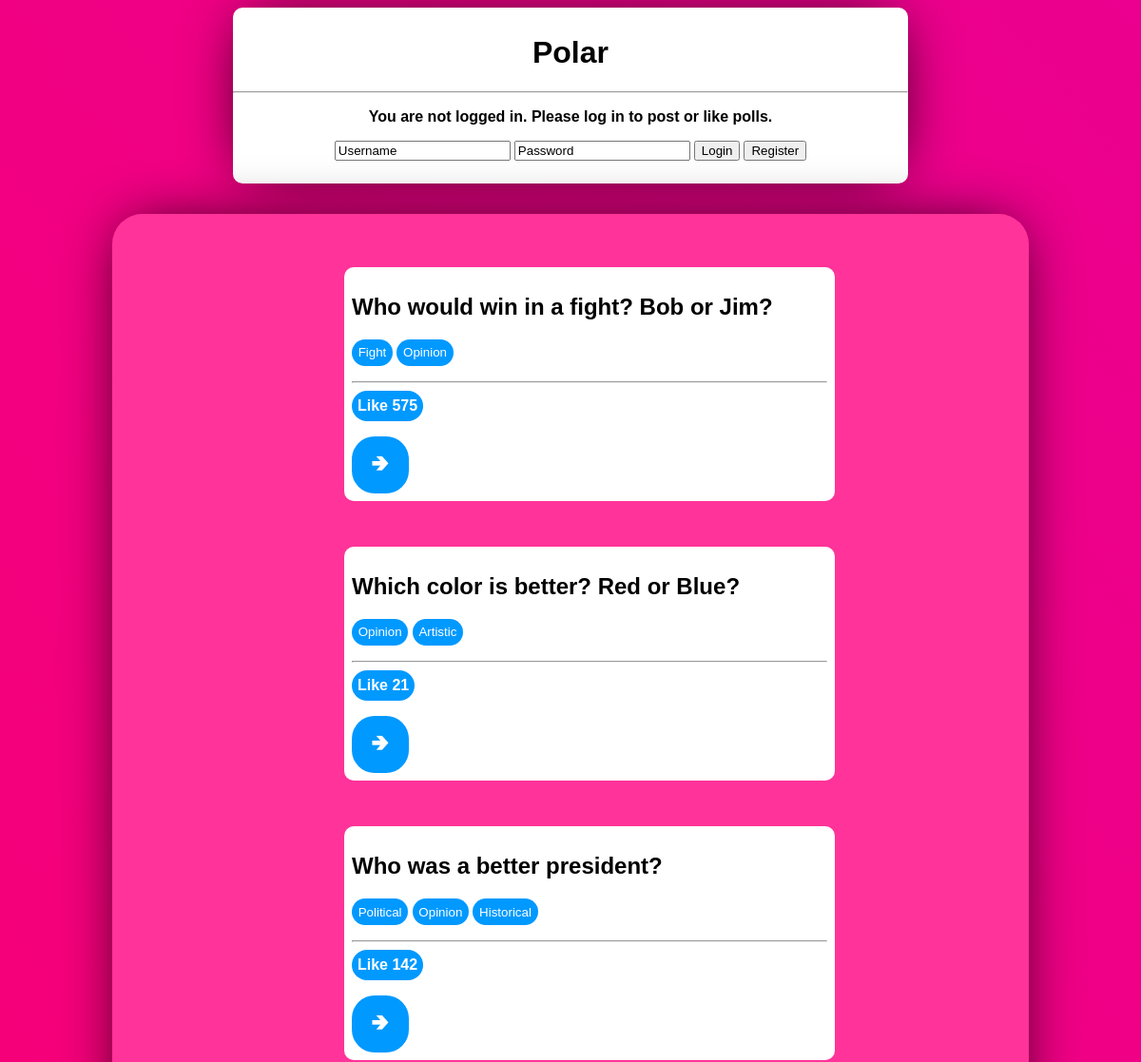
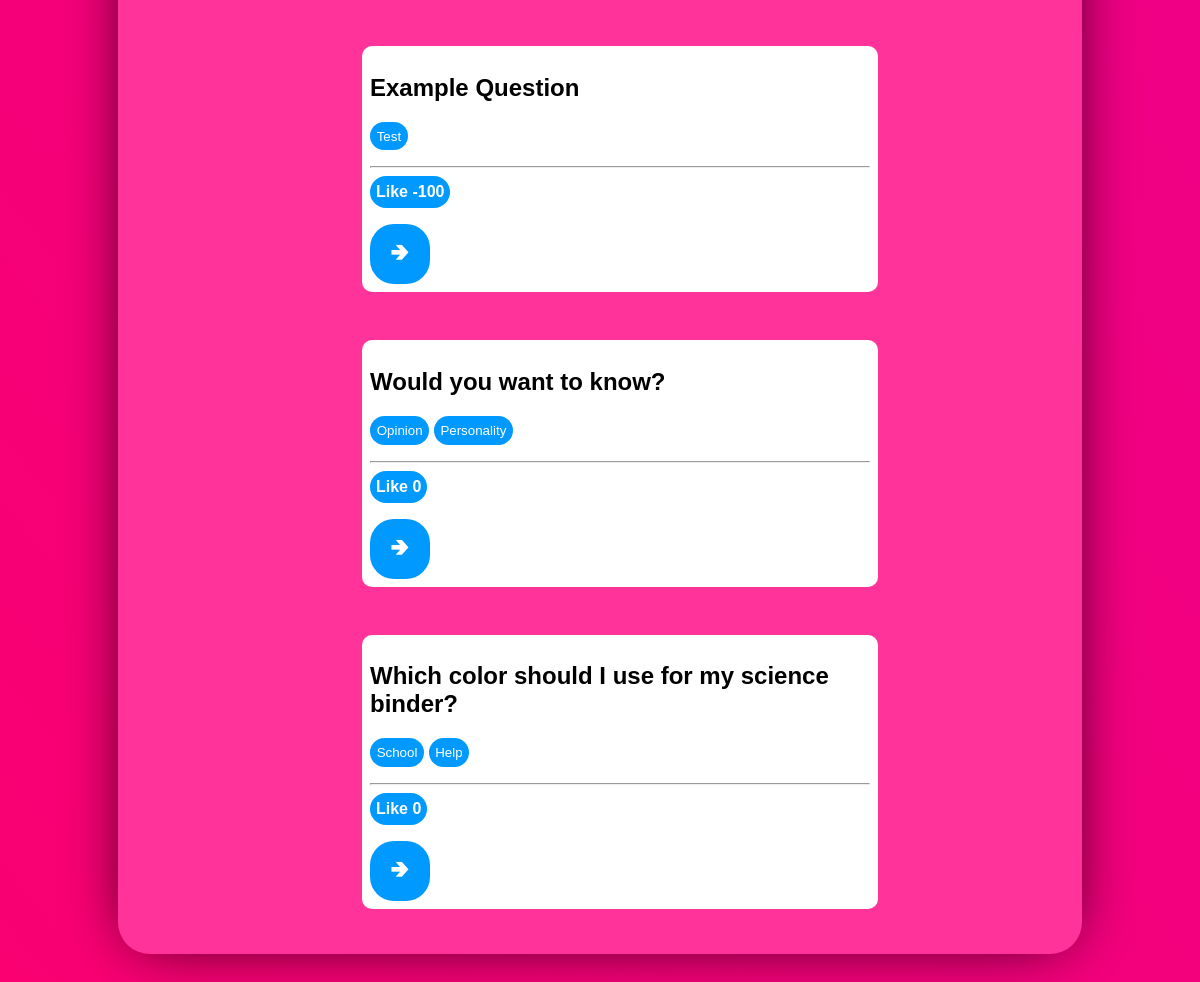
/polling/, run on an earlier commit of the app's database (2 pictures, top to bottom).
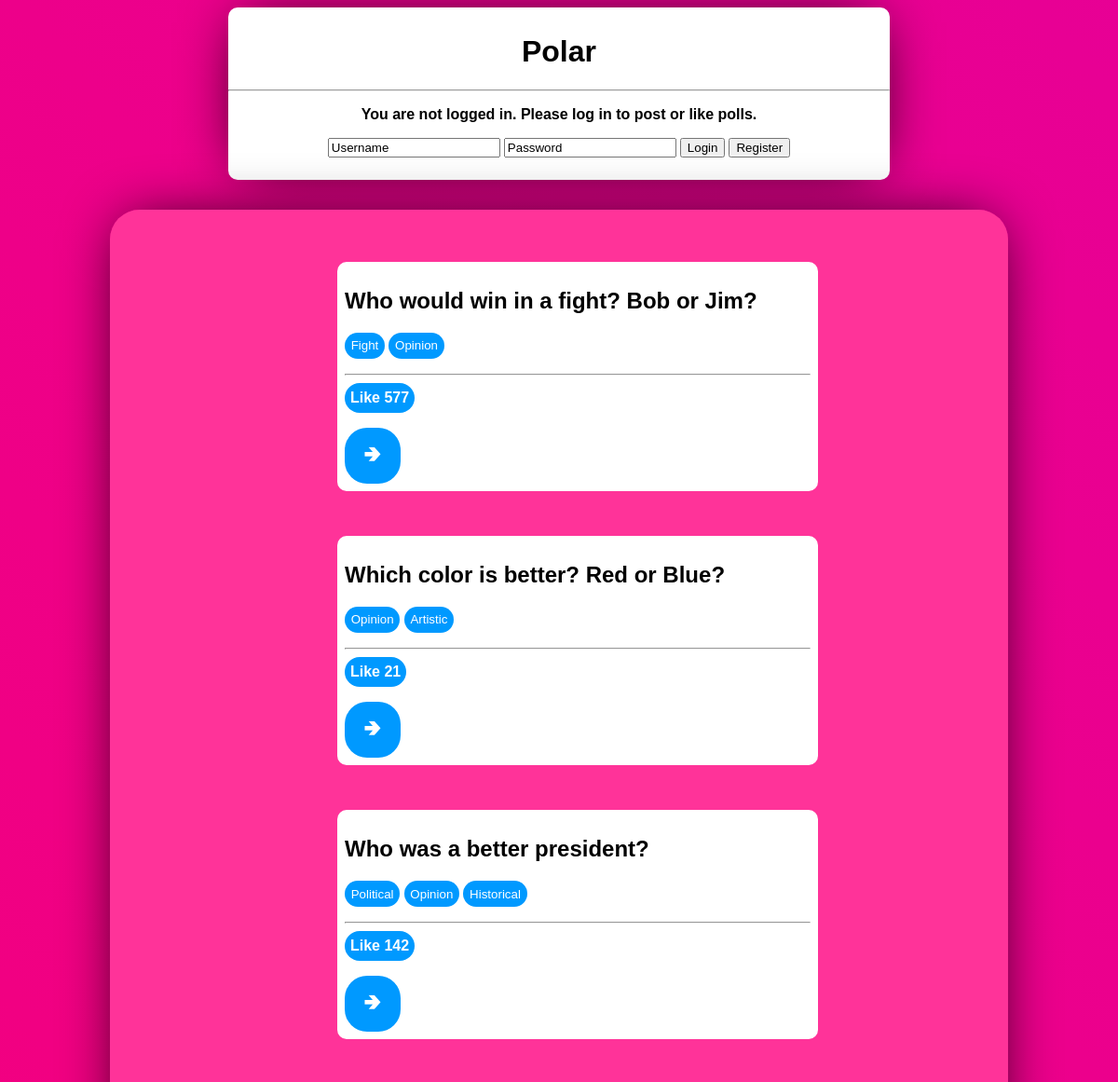
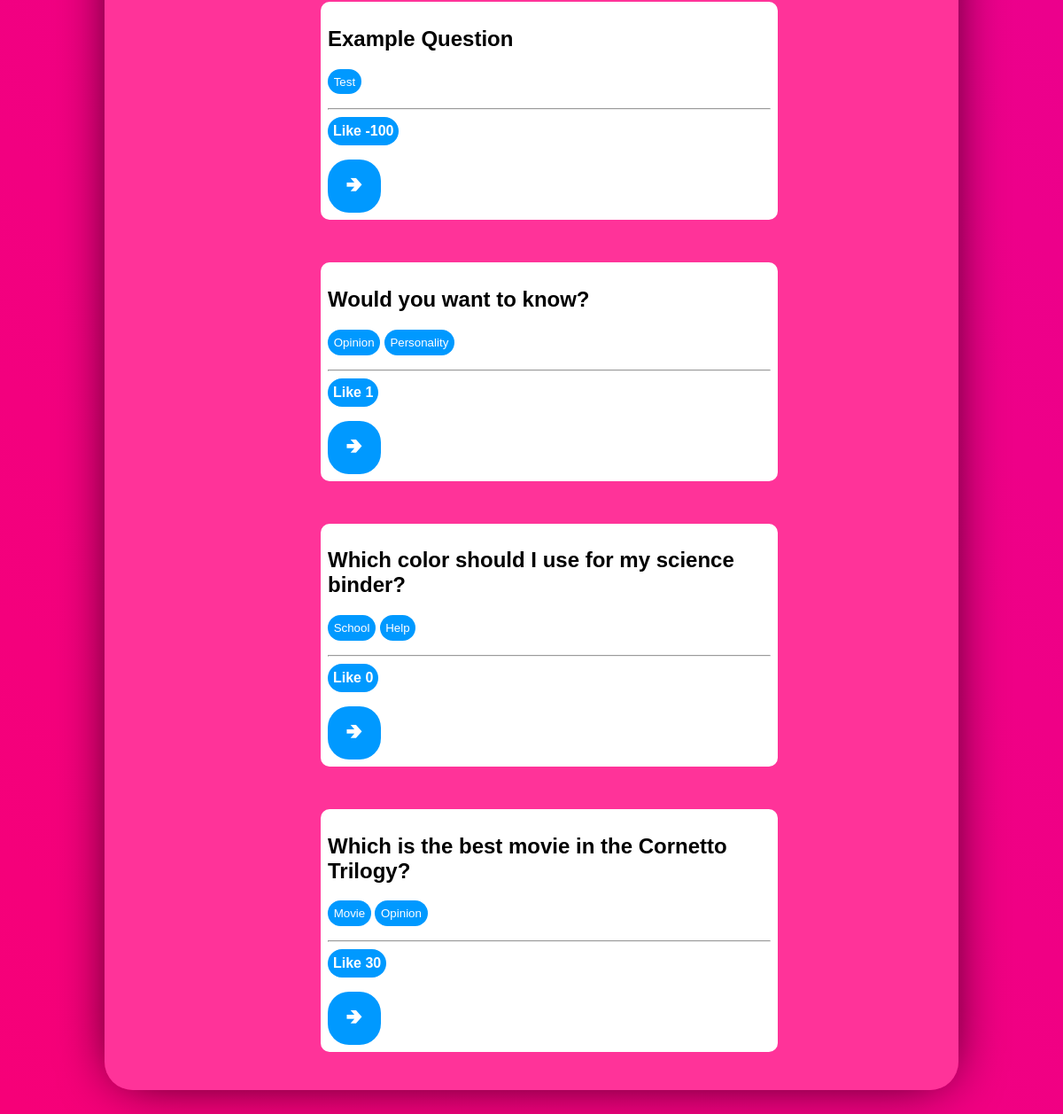
And on a later commit of the database (2 pictures, top to bottom).
### polling/models.py (models this page shows, shortened)
class Question(models.Model):
    questionText = models.CharField(max_length=250)
    publicationDate = models.DateTimeField('date published')
    likes = models.IntegerField(default=0)

class Tag(models.Model):
    question = models.ForeignKey(Question, on_delete=models.CASCADE)
    tagText = models.CharField(max_length=20)

### polling/views.py (the view, shortened to what this page needs)
# urls.py: path('', views.IndexView.as_view(), name='index'),
class IndexView(generic.ListView):
    template_name = "polling/index.html"
    context_object_name = "latestQuestions"
    def get(self, request):
        if "Tag" in request.GET.keys():
            tag = request.GET.get("Tag")
            questions = self.get_queryset(tag)
        else:
            questions = self.get_queryset()
        return render(request, "polling/index.html", {"latestQuestions": questions})
    def get_queryset(self, tag = None):
        if tag == None:
            return Question.objects.filter(
                publicationDate__lte=timezone.now()
            ).order_by('publicationDate')[:10]
        else:
            return Question.objects.filter(
                publicationDate__lte=timezone.now()
            ).filter(tag__tagText=tag).order_by('publicationDate')[:10]

### polling/templates/polling/index.html (shortened to what this page needs)
{% load static %}
<link rel="stylesheet" type="text/css" href="{% static 'polling/style.css' %}">
<div class="TitleBar">
  <h1>Polar</h1>
  <hr></hr>
  {% if userLoggedIn %}
    <p>Make your vote count {{user.first_name}}!</p>
  {% else %}
    <p>You are not logged in. Please log in to post or like polls.</p>
    <form method="POST">
      <input type="text" name = "Username" value = "Username"></input>
      <input type="text" name = "Password" value = "Password"></input>
      <input type="submit" class="LoginButton" name = "Login" value = "Login"></input>
      <input type="submit" class="LoginButton" name = "Register" value = "Register"></input>
    </form>
  {% endif %}
</div>
<div class="MainFeed">
  {% if latestQuestions %}
      <ul>
      {% for question in latestQuestions %}
        <div class="PollDiv">
          <h2>{{question.questionText}}</h2>
          <form method="GET">
            <div class="TagDiv">
              {% for tag in question.tag_set.all %}
              <input type= "submit" class = "Tag" name = "Tag" value = "{{tag.tagText}}"></input>
              {% endfor %}
            </div>
          </form>
          <hr></hr>
          <form method="POST">
            <input type="submit" class="LikeButton" name = "Like" value = "Like {{question.likes}}"></input>
          </form>
          <a href="{% url 'polling:detail' question.id %}""><button href="{% url 'polling:detail' question.id %}">&#129154;</button></a>
        </div>
      {% endfor %}
      </ul>
  {% else %}
      <p>No polls are available.</p>
  {% endif %}
</div>

What changed in the data, as far as the page shows it:
changed Question "Who would win in a fight? Bob or Jim?": Like "Like 575" → "Like 577"
changed Question "Would you want to know?": Like "Like 0" → "Like 1"
added Question: questionText "Which is the best movie in the Cornetto Trilogy?", Like "Like 30"
added Tag: Tag "Movie", shown under "Which is the best movie in the Cornetto Trilogy?"
added Tag: Tag "Opinion", shown under "Which is the best movie in the Cornetto Trilogy?"
